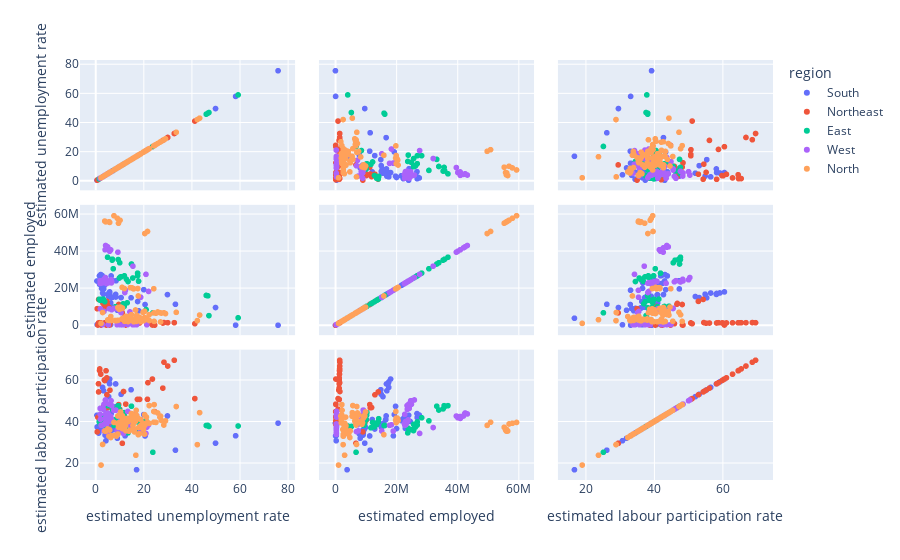

Notebook cell for this chart:
### Code cell
#Scatter matrix showing relationships between unemployment rate, employment, and labor participation rate, color-coded by region.
fig = px.scatter_matrix(df, template='plotly',
                        dimensions=['estimated unemployment rate', 'estimated employed', 'estimated labour participation rate'],
                        color='region')
fig.show()
